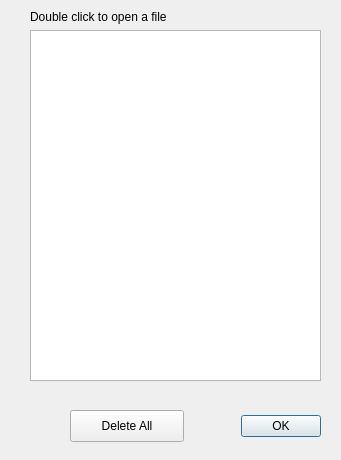
<?xml version="1.0" encoding="UTF-8"?>
<ui version="4.0">
 <class>AutosaveSwcListDialog</class>
 <widget class="QDialog" name="AutosaveSwcListDialog">
  <property name="geometry">
   <rect>
    <x>0</x>
    <y>0</y>
    <width>341</width>
    <height>460</height>
   </rect>
  </property>
  <property name="windowTitle">
   <string>Autosaved SWC Files</string>
  </property>
  <widget class="QDialogButtonBox" name="buttonBox">
   <property name="geometry">
    <rect>
     <x>230</x>
     <y>410</y>
     <width>91</width>
     <height>32</height>
    </rect>
   </property>
   <property name="orientation">
    <enum>Qt::Horizontal</enum>
   </property>
   <property name="standardButtons">
    <set>QDialogButtonBox::Ok</set>
   </property>
  </widget>
  <widget class="QPushButton" name="pushButton">
   <property name="geometry">
    <rect>
     <x>70</x>
     <y>410</y>
     <width>114</width>
     <height>32</height>
    </rect>
   </property>
   <property name="text">
    <string>Delete All</string>
   </property>
  </widget>
  <widget class="QWidget" name="">
   <property name="geometry">
    <rect>
     <x>30</x>
     <y>10</y>
     <width>291</width>
     <height>371</height>
    </rect>
   </property>
   <layout class="QVBoxLayout" name="verticalLayout">
    <item>
     <widget class="QLabel" name="label">
      <property name="text">
       <string>Double click to open a file</string>
      </property>
     </widget>
    </item>
    <item>
     <widget class="QListView" name="listView"/>
    </item>
   </layout>
  </widget>
 </widget>
 <resources/>
 <connections>
  <connection>
   <sender>buttonBox</sender>
   <signal>accepted()</signal>
   <receiver>AutosaveSwcListDialog</receiver>
   <slot>accept()</slot>
   <hints>
    <hint type="sourcelabel">
     <x>248</x>
     <y>254</y>
    </hint>
    <hint type="destinationlabel">
     <x>157</x>
     <y>274</y>
    </hint>
   </hints>
  </connection>
  <connection>
   <sender>buttonBox</sender>
   <signal>rejected()</signal>
   <receiver>AutosaveSwcListDialog</receiver>
   <slot>reject()</slot>
   <hints>
    <hint type="sourcelabel">
     <x>316</x>
     <y>260</y>
    </hint>
    <hint type="destinationlabel">
     <x>286</x>
     <y>274</y>
    </hint>
   </hints>
  </connection>
 </connections>
</ui>
